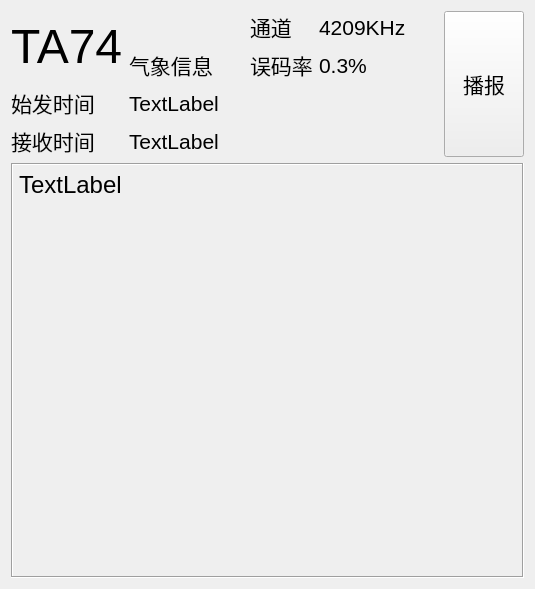
<?xml version="1.0" encoding="UTF-8"?>
<ui version="4.0">
 <class>panel_detail</class>
 <widget class="QWidget" name="panel_detail">
  <property name="geometry">
   <rect>
    <x>0</x>
    <y>0</y>
    <width>535</width>
    <height>589</height>
   </rect>
  </property>
  <property name="sizePolicy">
   <sizepolicy hsizetype="Expanding" vsizetype="Expanding">
    <horstretch>0</horstretch>
    <verstretch>0</verstretch>
   </sizepolicy>
  </property>
  <property name="font">
   <font>
    <pointsize>16</pointsize>
   </font>
  </property>
  <property name="windowTitle">
   <string>Form</string>
  </property>
  <layout class="QGridLayout" name="gridLayout_2">
   <item row="0" column="0">
    <layout class="QGridLayout" name="gridLayout">
     <property name="sizeConstraint">
      <enum>QLayout::SetMaximumSize</enum>
     </property>
     <item row="2" column="0">
      <widget class="QLabel" name="label_4">
       <property name="text">
        <string>始发时间</string>
       </property>
      </widget>
     </item>
     <item row="0" column="4">
      <widget class="QLabel" name="lbl_chn">
       <property name="text">
        <string>4209KHz</string>
       </property>
      </widget>
     </item>
     <item row="0" column="5" rowspan="4">
      <spacer name="horizontalSpacer">
       <property name="orientation">
        <enum>Qt::Horizontal</enum>
       </property>
       <property name="sizeHint" stdset="0">
        <size>
         <width>40</width>
         <height>20</height>
        </size>
       </property>
      </spacer>
     </item>
     <item row="0" column="0" rowspan="2">
      <widget class="QLabel" name="lbl_code">
       <property name="font">
        <font>
         <pointsize>36</pointsize>
         <weight>50</weight>
         <italic>false</italic>
         <bold>false</bold>
        </font>
       </property>
       <property name="text">
        <string>TA74</string>
       </property>
      </widget>
     </item>
     <item row="0" column="1">
      <widget class="QLabel" name="lbl_site">
       <property name="text">
        <string/>
       </property>
      </widget>
     </item>
     <item row="3" column="0">
      <widget class="QLabel" name="label_5">
       <property name="text">
        <string>接收时间</string>
       </property>
      </widget>
     </item>
     <item row="3" column="1" colspan="4">
      <widget class="QLabel" name="lbl_receive">
       <property name="text">
        <string>TextLabel</string>
       </property>
      </widget>
     </item>
     <item row="1" column="1">
      <widget class="QLabel" name="lbl_infotype">
       <property name="text">
        <string>气象信息</string>
       </property>
      </widget>
     </item>
     <item row="0" column="6" rowspan="4">
      <widget class="QPushButton" name="btn_tts">
       <property name="sizePolicy">
        <sizepolicy hsizetype="Minimum" vsizetype="Expanding">
         <horstretch>0</horstretch>
         <verstretch>0</verstretch>
        </sizepolicy>
       </property>
       <property name="text">
        <string>播报</string>
       </property>
      </widget>
     </item>
     <item row="0" column="2" rowspan="2">
      <spacer name="horizontalSpacer_2">
       <property name="orientation">
        <enum>Qt::Horizontal</enum>
       </property>
       <property name="sizeHint" stdset="0">
        <size>
         <width>40</width>
         <height>20</height>
        </size>
       </property>
      </spacer>
     </item>
     <item row="1" column="3">
      <widget class="QLabel" name="lbl_ber">
       <property name="text">
        <string>误码率</string>
       </property>
      </widget>
     </item>
     <item row="2" column="1" colspan="4">
      <widget class="QLabel" name="lbl_broadcast">
       <property name="text">
        <string>TextLabel</string>
       </property>
      </widget>
     </item>
     <item row="1" column="4">
      <widget class="QLabel" name="label_8">
       <property name="text">
        <string>0.3%</string>
       </property>
      </widget>
     </item>
     <item row="0" column="3">
      <widget class="QLabel" name="label_6">
       <property name="text">
        <string>通道</string>
       </property>
      </widget>
     </item>
     <item row="4" column="0" colspan="7">
      <widget class="QLabel" name="lbl_content">
       <property name="sizePolicy">
        <sizepolicy hsizetype="Preferred" vsizetype="Expanding">
         <horstretch>0</horstretch>
         <verstretch>0</verstretch>
        </sizepolicy>
       </property>
       <property name="font">
        <font>
         <pointsize>18</pointsize>
        </font>
       </property>
       <property name="frameShape">
        <enum>QFrame::Box</enum>
       </property>
       <property name="frameShadow">
        <enum>QFrame::Sunken</enum>
       </property>
       <property name="text">
        <string>TextLabel</string>
       </property>
       <property name="alignment">
        <set>Qt::AlignLeading|Qt::AlignLeft|Qt::AlignTop</set>
       </property>
       <property name="wordWrap">
        <bool>true</bool>
       </property>
      </widget>
     </item>
    </layout>
   </item>
  </layout>
 </widget>
 <resources/>
 <connections/>
</ui>
